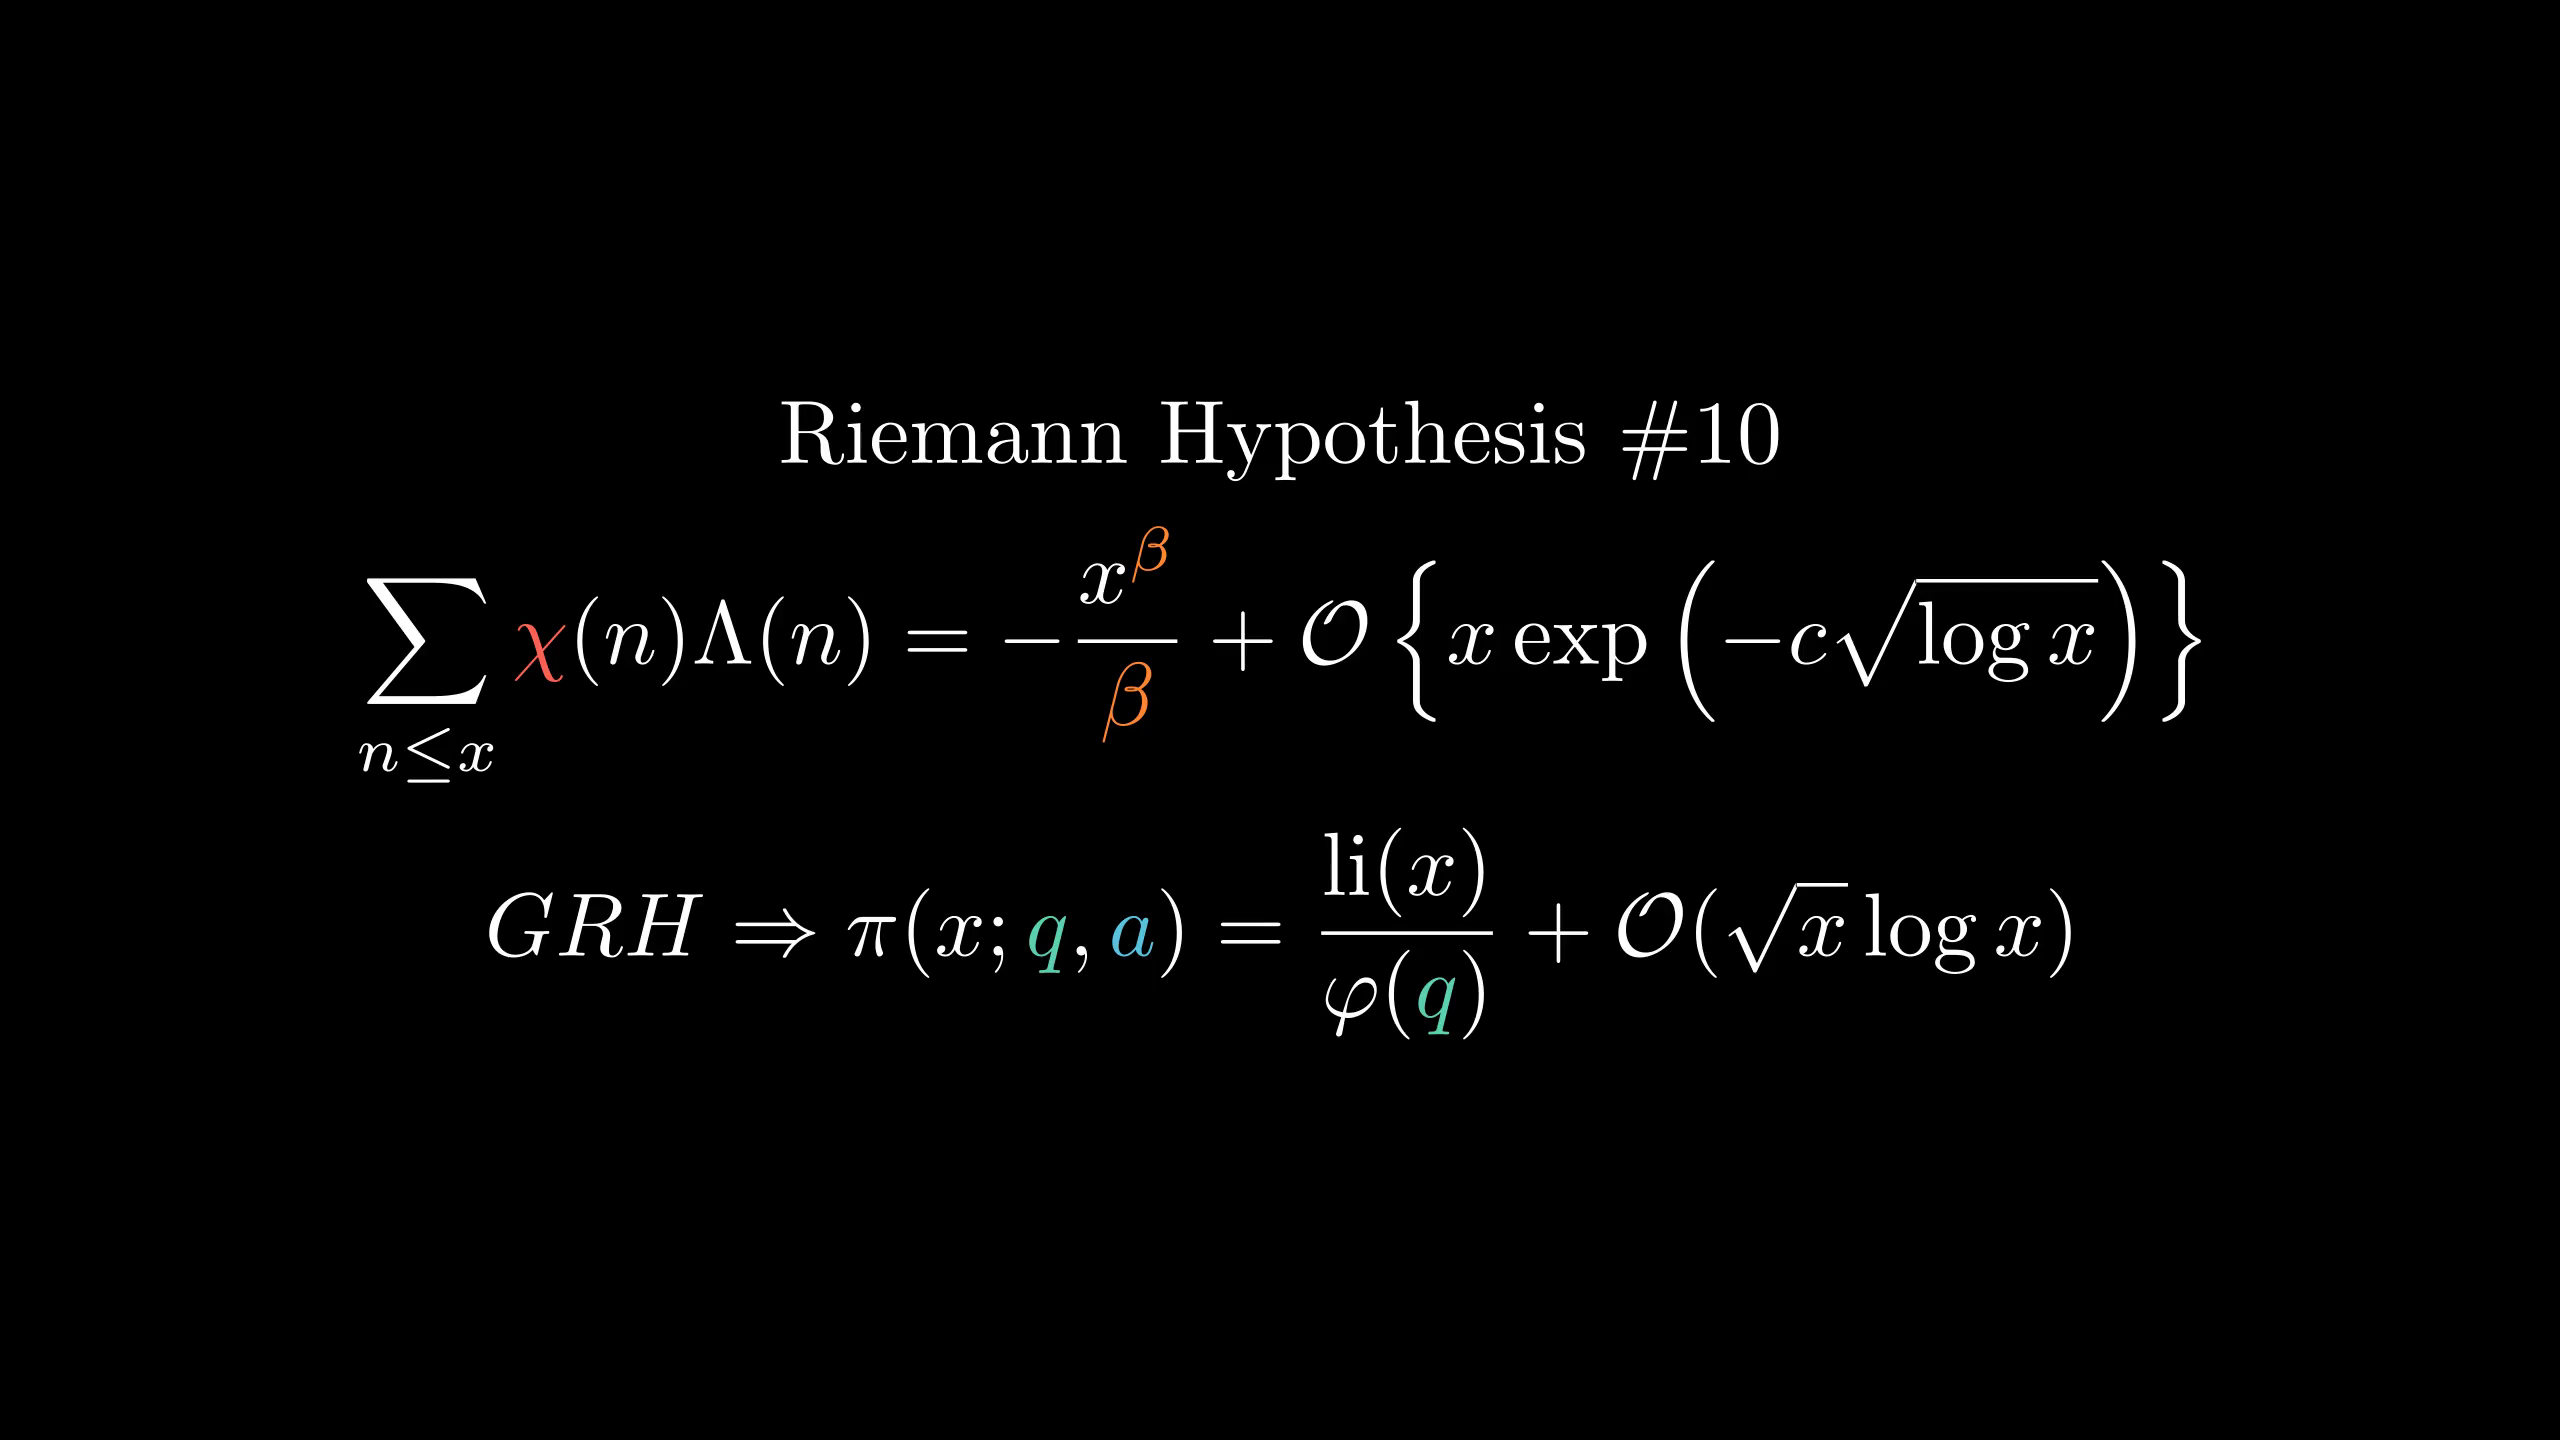

Write the Python code that produced this figure.
from manimlib.imports import *

class FooScene(Scene):
    def construct(self):
        tit=TextMobject(r"Riemann Hypothesis \#10")
        cs={r"\chi":RED,r"^\beta":ORANGE,r"\beta}":ORANGE}
        fml=TexMobject(r"\sum_{n\le x}\chi(n)\Lambda(n)=-{x^\beta\over\beta}+\mathcal O\left\{x\exp\left(-c\sqrt{\log x}\right)\right\}",
                tex_to_color_map=cs)
        fml2=TexMobject(r"GRH\Rightarrow\pi(x;{q},{a})={\operatorname{li}(x)\over\varphi({q})}+\mathcal O(\sqrt x\log x)",
                tex_to_color_map={
                    "{q}":TEAL,"{a}":BLUE
                })
        self.add(VGroup(tit,fml,fml2).arrange(DOWN))
        self.wait()
